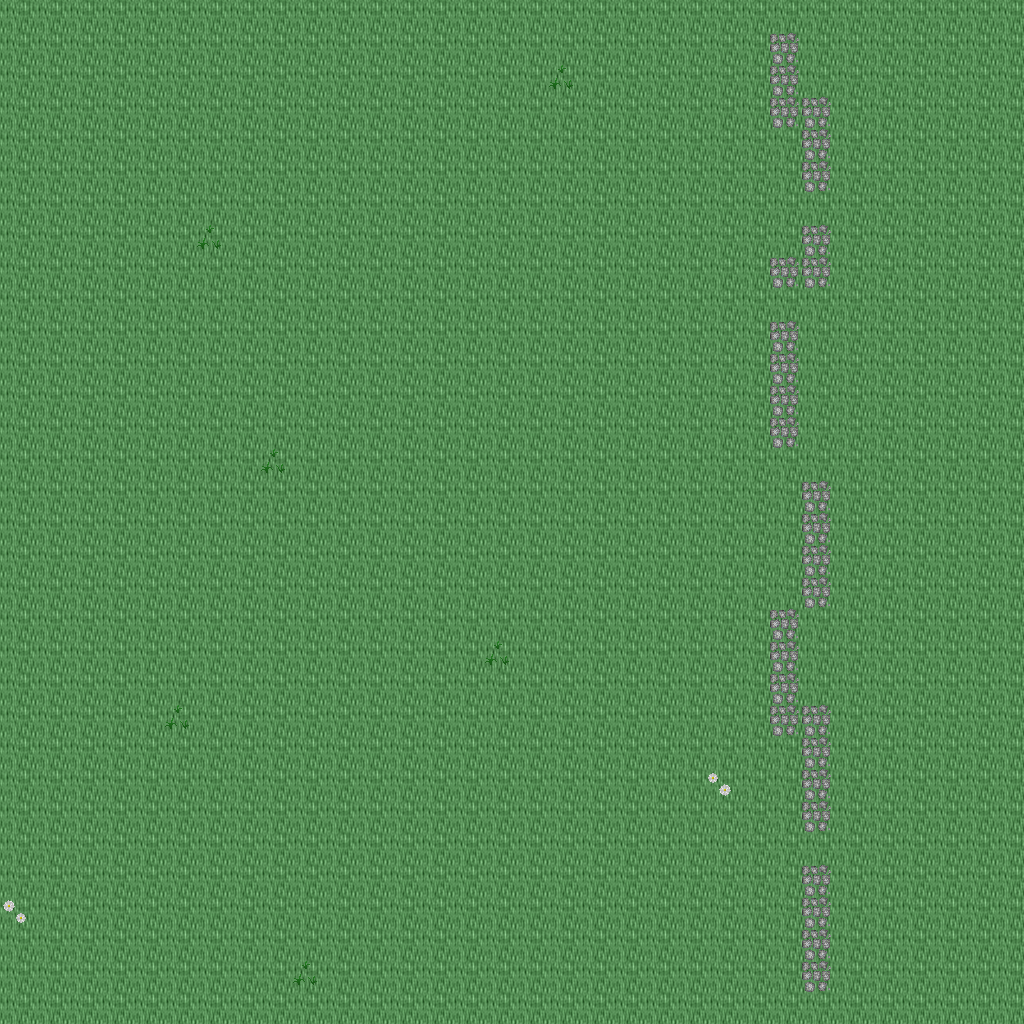

The image is a tile-based game level rendered from a .tmx file. Its description and source (layers, tilesets, objects; grid data summarised) follow:
An orthogonal 32x32 tile map with 32x32 px tiles, 5 tile layers (Ground, Objects, Objects2, Above, ...), 1 hidden layer not drawn, 43 tilesets.

<map version="1.10" tiledversion="1.11.0" orientation="orthogonal" renderorder="right-down" width="32" height="32" tilewidth="32" tileheight="32" infinite="0" nextlayerid="11" nextobjectid="1">
 <tileset firstgid="1" name="ground_ground" tilewidth="32" tileheight="32" tilecount="33" columns="3">
  <image source="../drawable/ground_ground.png" width="96" height="352" />
 </tileset>
 <tileset firstgid="34" name="ground_water_water" tilewidth="32" tileheight="32" tilecount="24" columns="3">
  <image source="../drawable/ground_water_water.png" width="96" height="256" />
 </tileset>
 <tileset firstgid="58" name="ground_square_patch" tilewidth="32" tileheight="32" tilecount="9" columns="3">
  <image source="../drawable/ground_square_patch.png" width="96" height="96" />
 </tileset>
 <tileset firstgid="67" name="building_wall_wall_brown" tilewidth="32" tileheight="32" tilecount="12" columns="3">
  <image source="../drawable/building_wall_wall_brown.png" width="96" height="128" />
 </tileset>
 <tileset firstgid="79" name="ground_water_pool_grassy" tilewidth="32" tileheight="32" tilecount="27" columns="9">
  <image source="../drawable/ground_water_pool_grassy.png" width="288" height="96" />
 </tileset>
 <tileset firstgid="106" name="ground_ridge_earth_dark" tilewidth="32" tileheight="32" tilecount="96" columns="12">
  <image source="../drawable/ground_ridge_earth_dark.png" width="384" height="256" />
 </tileset>
 <tileset firstgid="202" name="plant_grasses" tilewidth="32" tileheight="32" tilecount="6" columns="3">
  <image source="../drawable/plant_grasses.png" width="96" height="64" />
 </tileset>
 <tileset firstgid="208" name="plant_flower_daisy_white" tilewidth="32" tileheight="32" tilecount="8" columns="2">
  <image source="../drawable/plant_flower_daisy_white.png" width="64" height="128" />
 </tileset>
 <tileset firstgid="216" name="ground_rock_pebbles" tilewidth="32" tileheight="32" tilecount="3" columns="1">
  <image source="../drawable/ground_rock_pebbles.png" width="32" height="96" />
 </tileset>
 <tileset firstgid="219" name="ground_rock_rocks_2" tilewidth="32" tileheight="32" tilecount="4" columns="2">
  <image source="../drawable/ground_rock_rocks_2.png" width="64" height="64" />
 </tileset>
 <tileset firstgid="223" name="item_pot_pot_grey" tilewidth="32" tileheight="32" tilecount="1" columns="1">
  <image source="../drawable/item_pot_pot_grey.png" width="32" height="32" />
 </tileset>
 <tileset firstgid="224" name="plant_bush_bushes" tilewidth="32" tileheight="32" tilecount="10" columns="5">
  <image source="../drawable/plant_bush_bushes.png" width="160" height="64" />
 </tileset>
 <tileset firstgid="234" name="ground_ladder_vertical_dark" tilewidth="32" tileheight="32" tilecount="3" columns="3">
  <image source="../drawable/ground_ladder_vertical_dark.png" width="96" height="32" />
 </tileset>
 <tileset firstgid="237" name="ground_ladder_horizontal_dark" tilewidth="32" tileheight="32" tilecount="3" columns="1">
  <image source="../drawable/ground_ladder_horizontal_dark.png" width="32" height="96" />
 </tileset>
 <tileset firstgid="240" name="plant_flower_daisy_blue" tilewidth="32" tileheight="32" tilecount="8" columns="2">
  <image source="../drawable/plant_flower_daisy_blue.png" width="64" height="128" />
 </tileset>
 <tileset firstgid="248" name="ground_grass_edges" tilewidth="32" tileheight="32" tilecount="36" columns="12">
  <image source="../drawable/ground_grass_edges.png" width="384" height="96" />
 </tileset>
 <tileset firstgid="284" name="ground_grass_corners" tilewidth="32" tileheight="32" tilecount="24" columns="6">
  <image source="../drawable/ground_grass_corners.png" width="192" height="128" />
 </tileset>
 <tileset firstgid="308" name="ground_cobbled_paving" tilewidth="32" tileheight="32" tilecount="1" columns="1">
  <image source="../drawable/ground_cobbled_paving.png" width="32" height="32" />
 </tileset>
 <tileset firstgid="309" name="building_door_door_n" tilewidth="32" tileheight="32" tilecount="6" columns="3">
  <image source="../drawable/building_door_door_n.png" width="96" height="64" />
 </tileset>
 <tileset firstgid="315" name="building_door_closed" tilewidth="32" tileheight="32" tilecount="1" columns="1">
  <image source="../drawable/building_door_closed.png" width="32" height="32" />
 </tileset>
 <tileset firstgid="316" name="building_window_window_right" tilewidth="32" tileheight="32" tilecount="2" columns="2">
  <image source="../drawable/building_window_window_right.png" width="64" height="32" />
 </tileset>
 <tileset firstgid="318" name="plant_flower_daisy_red" tilewidth="32" tileheight="32" tilecount="8" columns="2">
  <image source="../drawable/plant_flower_daisy_red.png" width="64" height="128" />
 </tileset>
 <tileset firstgid="326" name="building_window_window_long" tilewidth="32" tileheight="32" tilecount="3" columns="3">
  <image source="../drawable/building_window_window_long.png" width="96" height="32" />
 </tileset>
 <tileset firstgid="329" name="plant_flower_daisy_yellow" tilewidth="32" tileheight="32" tilecount="8" columns="2">
  <image source="../drawable/plant_flower_daisy_yellow.png" width="64" height="128" />
 </tileset>
 <tileset firstgid="337" name="furniture_light_flames" tilewidth="32" tileheight="32" tilecount="6" columns="6">
  <image source="../drawable/furniture_light_flames.png" width="192" height="32" />
 </tileset>
 <tileset firstgid="343" name="building_fence_fence_chunky" tilewidth="32" tileheight="32" tilecount="21" columns="3">
  <image source="../drawable/building_fence_fence_chunky.png" width="96" height="224" />
 </tileset>
 <tileset firstgid="364" name="plant_tree_tree_green" tilewidth="32" tileheight="32" tilecount="88" columns="8">
  <image source="../drawable/plant_tree_tree_green.png" width="256" height="352" />
 </tileset>
 <tileset firstgid="452" name="plant_tree_tree_darkgreen" tilewidth="32" tileheight="32" tilecount="88" columns="8">
  <image source="../drawable/plant_tree_tree_darkgreen.png" width="256" height="352" />
 </tileset>
 <tileset firstgid="540" name="item_sign_large" tilewidth="32" tileheight="32" tilecount="15" columns="5">
  <image source="../drawable/item_sign_large.png" width="160" height="96" />
 </tileset>
 <tileset firstgid="555" name="ground_ladder_small" tilewidth="32" tileheight="32" tilecount="1" columns="1">
  <image source="../drawable/ground_ladder_small.png" width="32" height="32" />
 </tileset>
 <tileset firstgid="556" name="building_roof_blue" tilewidth="32" tileheight="32" tilecount="20" columns="5">
  <image source="../drawable/building_roof_blue.png" width="160" height="128" />
 </tileset>
 <tileset firstgid="576" name="building_decoration_chimney" tilewidth="32" tileheight="32" tilecount="2" columns="1">
  <image source="../drawable/building_decoration_chimney.png" width="32" height="64" />
 </tileset>
 <tileset firstgid="578" name="logic_creature_gnome" tilewidth="32" tileheight="32" tilecount="6" columns="6">
  <image source="../drawable/logic_creature_gnome.png" width="192" height="32" />
 </tileset>
 <tileset firstgid="584" name="logic_creature_rodent" tilewidth="32" tileheight="32" tilecount="8" columns="8">
  <image source="../drawable/logic_creature_rodent.png" width="256" height="32" />
 </tileset>
 <tileset firstgid="592" name="logic_creature_animal" tilewidth="32" tileheight="32" tilecount="32" columns="8">
  <image source="../drawable/logic_creature_animal.png" width="256" height="128" />
 </tileset>
 <tileset firstgid="624" name="logic_collision" tilewidth="32" tileheight="32" tilecount="1" columns="1">
  <image source="../drawable/logic_collision.png" width="32" height="32" />
 </tileset>
 <tileset firstgid="625" name="ground_water_water_corners" tilewidth="32" tileheight="32" tilecount="12" columns="6">
  <image source="../drawable/ground_water_water_corners.png" width="192" height="64" />
 </tileset>
 <tileset firstgid="637" name="ground_green_paving" tilewidth="32" tileheight="32" tilecount="18" columns="3">
  <image source="../drawable/ground_green_paving.png" width="96" height="192" />
 </tileset>
 <tileset firstgid="655" name="logic_protection" tilewidth="32" tileheight="32" tilecount="2" columns="2">
  <image source="../drawable/logic_protection.png" width="64" height="32" />
 </tileset>
 <tileset firstgid="657" name="light_yellow_light_5x5" tilewidth="32" tileheight="32" tilecount="25" columns="5">
  <image source="../drawable/light_yellow_light_5x5.png" width="160" height="160" />
 </tileset>
 <tileset firstgid="682" name="furniture_light_small_lamp" tilewidth="32" tileheight="32" tilecount="4" columns="4">
  <image source="../drawable/furniture_light_small_lamp.png" width="128" height="32" />
 </tileset>
 <tileset firstgid="686" name="light_door_light" tilewidth="32" tileheight="32" tilecount="12" columns="3">
  <image source="../drawable/light_door_light.png" width="96" height="128" />
 </tileset>
 <tileset firstgid="698" name="logic_creature_human_risecia" tilewidth="32" tileheight="32" tilecount="4" columns="4">
  <image source="../drawable/logic_creature_human_risecia.png" width="128" height="32" />
 </tileset>
 <layer id="1" name="Ground" width="32" height="32">
  <data>[1024 cells, 1024 non-empty, 1 distinct tile ids]</data>
 </layer>
 <layer id="2" name="Objects" width="32" height="32">
  <data>[1024 cells, 37 non-empty, 4 distinct tile ids]</data>
 </layer>
 <layer id="3" name="Objects2" width="32" height="32">
  <data>[1024 cells, 0 non-empty, 0 distinct tile ids]</data>
 </layer>
 <layer id="4" name="Above" width="32" height="32">
  <data>[1024 cells, 0 non-empty, 0 distinct tile ids]</data>
 </layer>
 <layer id="5" name="Above2" width="32" height="32">
  <data>[1024 cells, 0 non-empty, 0 distinct tile ids]</data>
 </layer>
 <layer id="6" name="Walkable" width="32" height="32" visible="0">
  <data>[1024 cells, 0 non-empty, 0 distinct tile ids]</data>
 </layer>
 <objectgroup id="7" name="Mapevents" />
 <objectgroup id="8" name="Spawn" />
 <objectgroup id="9" name="Keys" />
 <objectgroup id="10" name="Replace" />
</map>
